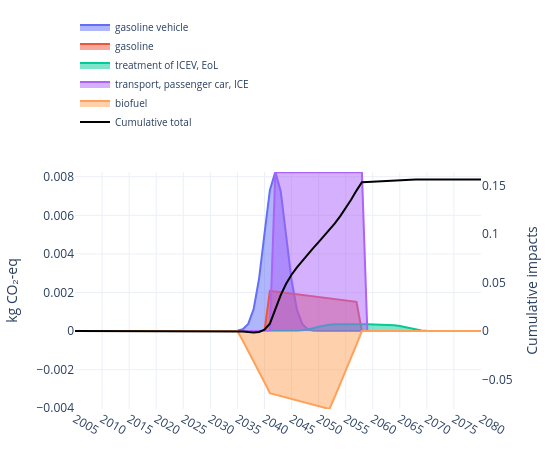

Here is the notebook cell this chart was saved with:
### Code cell
fig = plot_temporal_scores(
    trails.scores,
    stacked=False,
    legend_top_n=5,
    show_flow_contributions=False,
    trails=trails,
    title="",
    method_label="kg CO₂-eq",
    cumulative=False,
    width=550,
    height=450,
    year_tick=5,
    year_range=(2005, 2080),
    show_cumulative_axis=True,
    cumulative_axis_label="Cumulative impacts",
    legend_y=1.15,
    static_score=trails.static_score,
    static_score_dash= "dot",
    static_score_color= "red",
    #y_max=0.001,
    #y2_max=0.005
)
fig.show()
